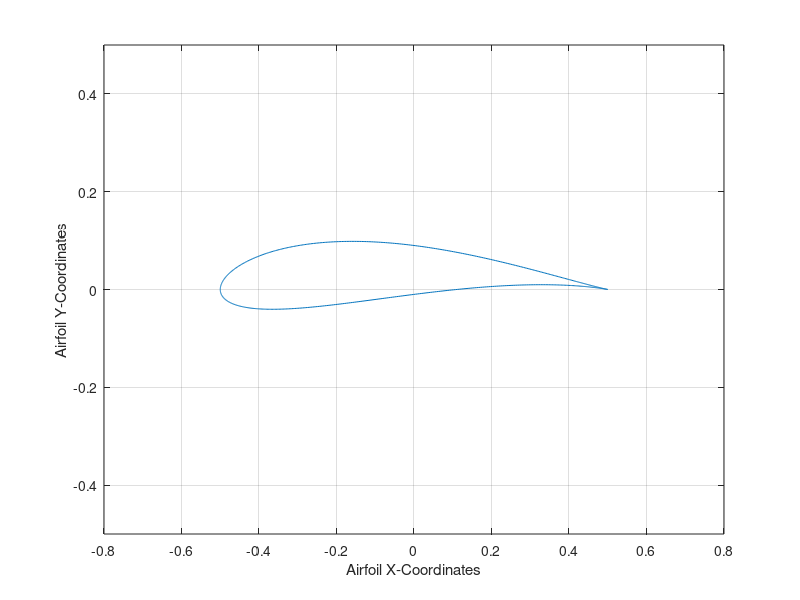
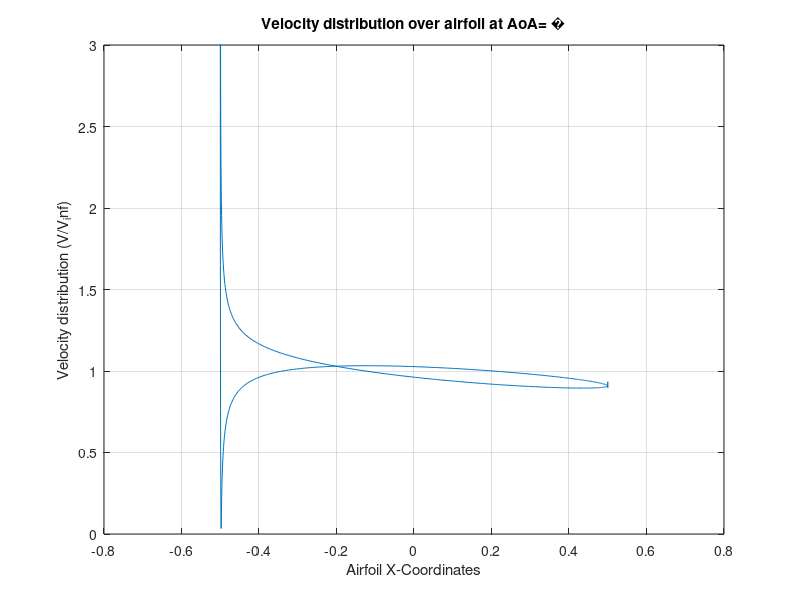
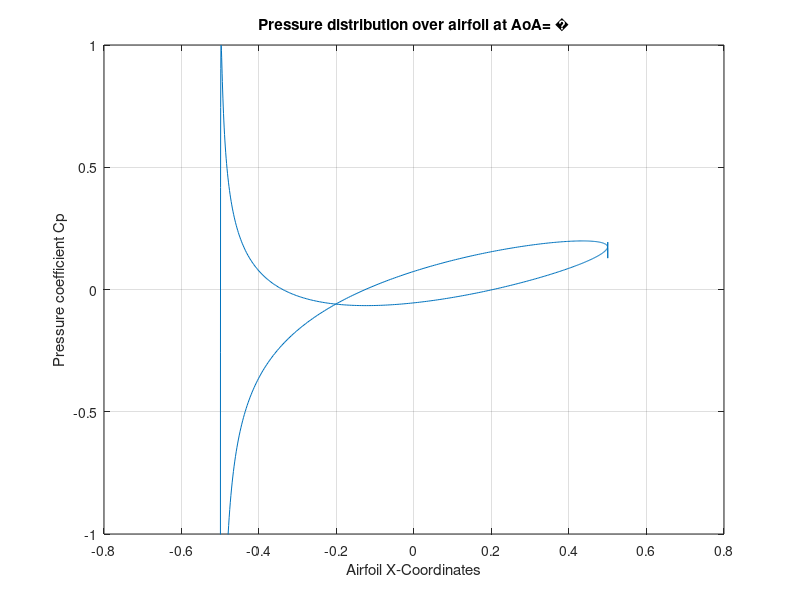
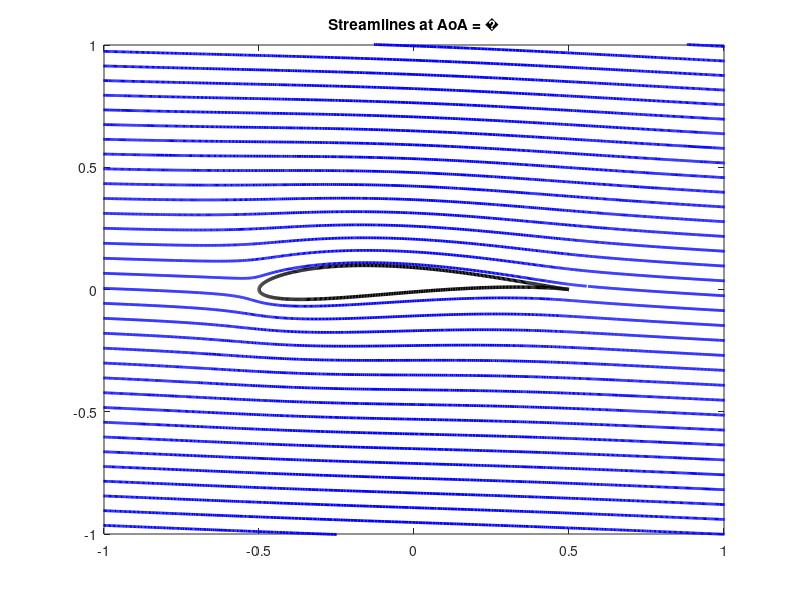

Source code (MATLAB) for these figures, in order: (Note: this script raises an error after producing the figures.)
clc
clear all
%% Givens
        C=1; % Assume unity chord
        c_c=0.04;
        t_c=0.13;
        % Thus
        b=C/4;
        e=t_c/1.3;
        beta=2*c_c;
        a=b*(1+e)/cos(beta);
        x0=-b*e;
        y0=a*beta;
%% Coordinates
        thetad=[0:0.01:2*pi]';
        rd=a;
        xd=rd*cos(thetad);
        yd=rd*sin(thetad);
        x=xd+x0;
        y=yd+y0;
        theta=atan2(y,x);
%% Plotting The airfoil 
        figure
        x1=2*b*cos(theta);
        y1=(2*b*e*(1-cos(theta)).*sin(theta))+(2*b*beta*sin(theta).*sin(theta));
        plot(x1,y1)
        ylim([-0.5,0.5])
        grid on
        xlabel("Airfoil X-Coordinates")
        ylabel("Airfoil Y-Coordinates")
        alpha=[-3*pi/180;6*pi/180;12*pi/180];
%% Plotting velocity distribution, pressure distribution and moment coefficients
        % Iterating for each alpha
        for i=1:length(alpha)
            vtd=-(2*sin(thetad-alpha(i))+2*sin(alpha(i)+beta));
            v=sqrt(vtd.^2./(2-2*cos(2*theta)));
            figure
            plot(x1,v)
            ylim([0,3])
            xlabel("Airfoil X-Coordinates")
            ylabel("Velocity distribution (V/V_inf)")
            title(["Velocity distribution over airfoil at AoA= " ,alpha(i)*180/pi])
            grid on
            cp=1-v.^2;
            figure
            plot(x1,cp)
            ylim([-1,1])
            xlabel("Airfoil X-Coordinates")
            ylabel("Pressure coefficient Cp")
            title(["Pressure distribution over airfoil at AoA= " ,alpha(i)*180/pi])
            grid on
            Cl(i)=2*pi*(1+e)*sin(alpha(i)+beta)
            alphaa=[-3*pi/180:0.01:12*pi/180]';
            Cll=2*pi*(1+e)*sin(alphaa+beta);
            figure
            plot(alphaa,Cll)
            grid on
            xlabel("Angle of attack (alpha)")
            ylabel("Coefficient of lift (Cl)")
            title("Cl Vs. Alpha curve")
            mid=length(thetad)/2;
        % Calculation of moments coeffiecients
          % dividing all the values by 0.5*rho*V_infinity^2 so we can use cp calues
          % directly
            for n=1:length(cp)-1
                fy(n)=(((cp(n)+cp(n+1))/2)*(x1(n+1)-x1(n)));  % Mean force in x1 direction
                fx(n)=-(((cp(n)+cp(n+1))/2)*(y1(n+1)-y1(n))); % Mean force in y1 direction
                Mom(n)= -fy(n)*(x1(n+1)+x1(n))/2 + fx(n)*(y1(n+1)+y1(n))/2 ;% moments due to mean forces at leading edge
            end

            cm(i)=sum(Mom)
            Xcp(i)= cm(i)/Cl(i)
        % Plotting stream lines over airfoil
        
            Vs=100; % let stream velocity be 100 m/s
            gamma = 4*pi*Vs*a*sin(alpha(i)+beta);
            rd1 = linspace(a,10*a,1000);
            [Rd,Td]=meshgrid(rd1,thetad);
        % simplyfing the stream equation    
            psi=gamma./(2*pi).*log(Rd)+Vs./Rd.*(sin(Td-alpha(i))).*(Rd.^2-a.^2);
            Xd = Rd .* cos(Td);
            Yd = Rd .* sin(Td);
            X = x0 + Xd;
            Y = y0 + Yd;
            X1=X.*(1+b^2./(X.^2+Y.^2));
            Y1=Y.*(1-b^2./(X.^2+Y.^2));
            contour(X1,Y1,psi,'b','levelstep',6,'LineWidth',2)
            hold on
            plot(x1,y1,'k','linewidth',2.5)
            xlim([-1 1])
            ylim([-1 1])
            title(['Streamlines at AoA = ',alpha(i)*180/pi],'fontweight','bold')
        end

            fit(alpha,cm','poly1')
            grid on
            xlabel("Angle of attack (alpha)")
            ylabel("Coefficient of moment (Cl)")
            title("Cm Vs. Alpha curve")
